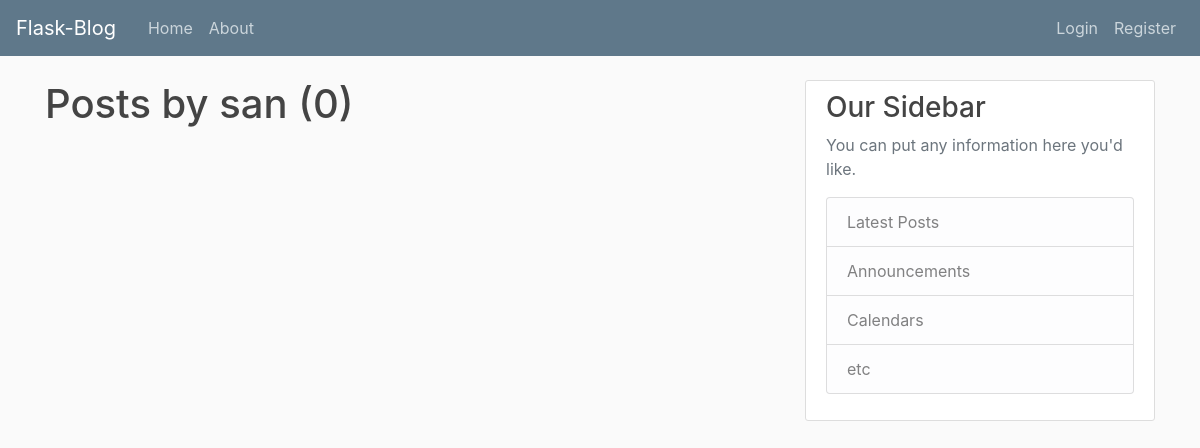
/user/san, run on an earlier commit of the app's database.
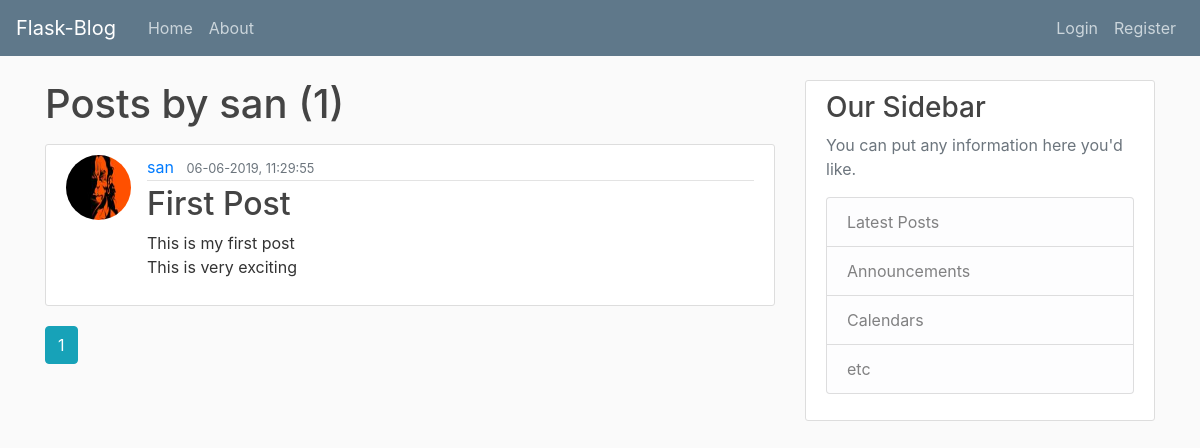
And on a later commit of the database.
### flaskblog/models.py (models this page shows, shortened)
class Post(db.Model):
    id = db.Column(db.Integer, primary_key=True)
    title = db.Column(db.String(300), nullable=False)
    date_poster = db.Column(db.DateTime, nullable=False, default=datetime.utcnow)
    content = db.Column(db.Text, nullable=False)
    user_id = db.Column(db.Integer, db.ForeignKey('user.id'), nullable=False)

class User(db.Model, UserMixin):
    id = db.Column(db.Integer, primary_key=True)
    username = db.Column(db.String(20), unique=True, nullable=False)
    email = db.Column(db.String(150), unique=True, nullable=False)
    image_file = db.Column(db.String(20), nullable=False, default='default.jpg')
    password = db.Column(db.String(60), nullable=False)
    posts = db.relationship('Post', backref='author', lazy=True)

### flaskblog/routes.py (the view)
@app.route("/user/<string:username>")
def posts_by_user(username):
    page = request.args.get('page', 1, type=int)
    user = User.query.filter_by(username=username).first_or_404()
    posts = Post.query.filter_by(author=user)\
        .order_by(Post.date_poster.desc())\
        .paginate(page=page,per_page=5)
    return render_template('user_posts.html', posts=posts, user=user, active_page=page)

### flaskblog/templates/user_posts.html
{% extends "layout.html" %}
{% block content %}
    <h1 class="mb-3">Posts by {{ user.username }} ({{ posts.total }})</h1>
    {% for post in posts.items %}
        <article class="media content-section">
            <img class="rounded-circle article-img"
                src="{{ url_for('static', filename='profile_pix/'+ post.author.image_file) }}">
            <div class="media-body">
                <div class="article-metadata">
                    <a class="mr-2" href="{{ url_for('posts_by_user', username=post.author.username)}}">{{ post.author.username }}</a>
                    <small class="text-muted">{{ post.date_poster.strftime('%d-%m-%Y, %H:%M:%S') }}</small>
                </div>
                <h2><a class="article-title" href="{{url_for('post', post_id=post.id)}}">{{ post.title }}</a></h2>
                <p class="article-content">{{ post.content }}</p>
            </div>
        </article>
    {% endfor %}
    {% for page_num in posts.iter_pages(left_edge=1,right_edge=1,left_current=2,right_current=4) %}
        {% if page_num %}
            {% if page_num == active_page %}
                {% set active_class = "btn btn-outline-info mb-4 active" %}
            {% else %}
                {% set active_class = "btn btn-outline-info mb-4" %}
            {% endif %}
            <a class="{{active_class}}" href="{{ url_for('posts_by_user', username=user.username, page=page_num) }}">
                {{ page_num }}
            </a>
        {% else %}
            ...
        {% endif %}
    {% endfor %}
{% endblock content %}

What changed in the data, as far as the page shows it:
added Post: image_file (picture), author.username "san", date_poster "06-06-2019, 11:29:55", title "First Post", content "This is my first post This is very exciting"
Also different on the page:
{{ posts.total }}: "0" → "1"
new list line: "1"
